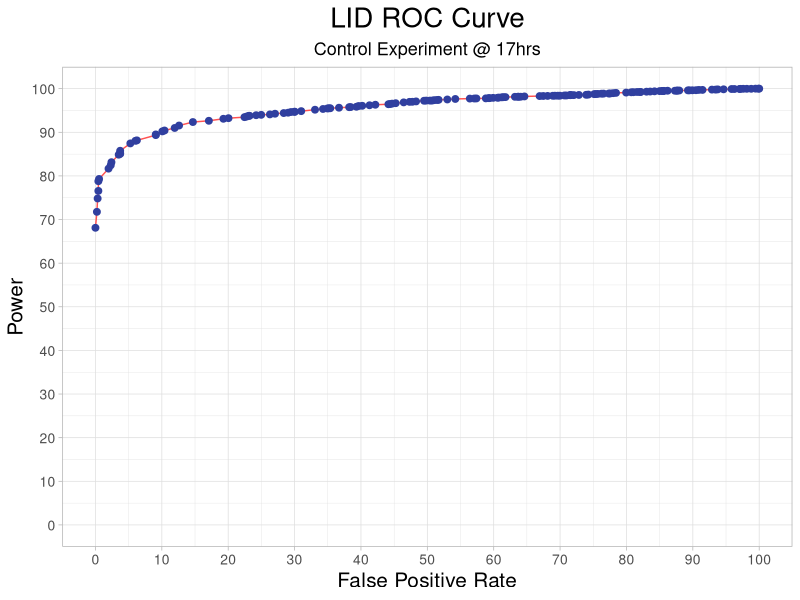
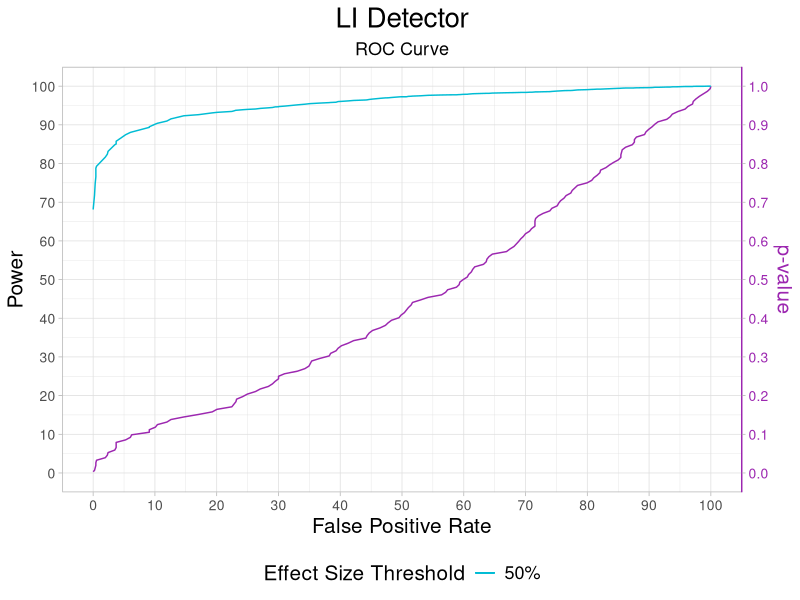
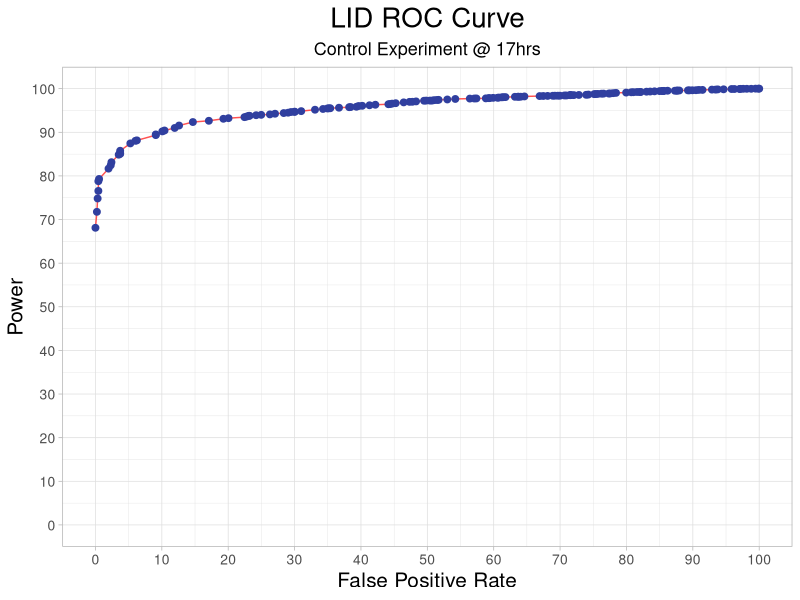
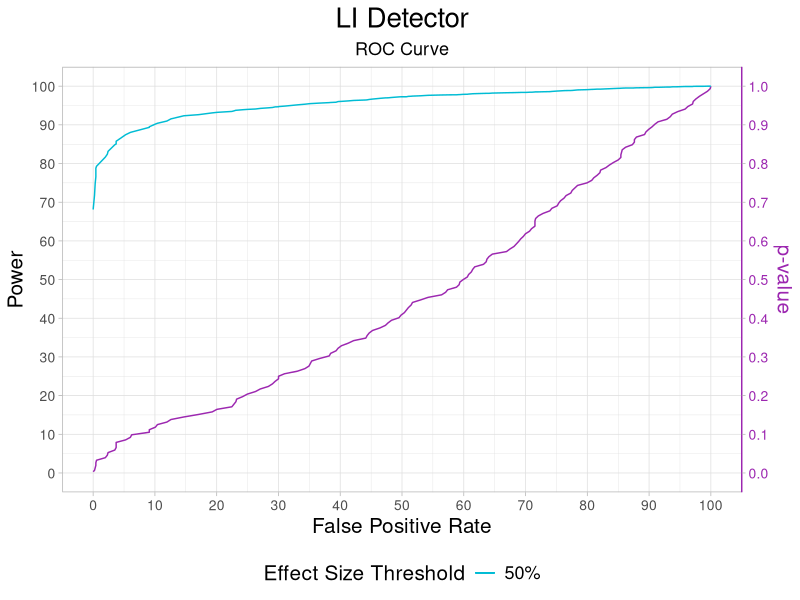

Reproduce these figures in R, in order.
##### ROC 4 Control Experiment
##### Author  : Saurin Parikh (dr.saurin.parikh@gmail.com)
##### Date    : 05/07/2019

##### INITIALIZE
#install.packages("RMariaDB")
#install.packages("ggplot2")
# library(RMariaDB)
library(ggplot2)
# source("R/functions/initialize.sql.R")
# conn <- initialize.sql("saurin_test")

data <- read.csv(file="rawdata/4C3_GA1_TEMP_P_ES_17.csv", header=TRUE, sep=",")

out_path = 'figs/';
expt_name = '4C3_GA1'
hr = 17
alldat <- data.frame()

#####
# query <- 'select a.orf_name, a.hours, b.p 
# from 4C3_GA1_TEMP_6144_FITNESS_STATS a, 4C3_GA1_TEMP_6144_PVALUE b 
# where a.orf_name = b.orf_name and a.hours = b.hours 
# order by p asc'
# query <- 'select a.orf_name, a.hours, a.cs_mean - 1.0009 es, b.p
# from 4C3_GA1_TEMP_6144_FITNESS_STATS a, 4C3_GA1_TEMP_6144_PVALUE b
# where a.orf_name = b.orf_name and a.hours = b.hours
# and abs(a.cs_mean - 1.0009) <= .5
# order by  p asc'
# data <- dbGetQuery(conn, query)
data <- data[data$orf_name != 'BFC100',]
data$es <- abs(data$es)

data.temp <- data[data$es <= 0.5,]

fpdat <- data.temp[data.temp$hours == 17,]
tpdat <- data.temp[data.temp$hours != 17,]
fp <- NULL
tp <- NULL

for (i in 1:length(unique(data$p))) {
  p <- unique(data$p)[i]
  fp[i] <- dim(fpdat[fpdat$p <= p,])[1]/dim(fpdat)[1] * 100
  tp[i] <- dim(tpdat[tpdat$p <= p,])[1]/dim(tpdat)[1] * 100
}

plotdat <- data.frame(unique(data$p),fp,tp)
colnames(plotdat) <- c('p','FalsePositive','TruePositive')
plotdat$ES <- 50

alldat <- rbind(alldat,plotdat)


ggplot(data = plotdat, aes(x = FalsePositive  , y = TruePositive)) +
  geom_line(col = '#FF5252') +
  geom_point(col = '#303F9F', size = 2) +
  labs(title = "LID ROC Curve",
       subtitle = "Control Experiment @ 17hrs",
       x = "False Positive Rate",
       y = "Power") +
  scale_x_continuous(breaks = seq(0,100,10),
                     minor_breaks = seq(0,100,5),
                     limits = c(0,100)) +
  scale_y_continuous(breaks = seq(0,100,10),
                     minor_breaks = seq(0,100,5),
                     limits = c(0,100)) +
  theme_light() +
  theme(axis.text.x = element_text(size=10),
        axis.title.x = element_text(size=15),
        axis.text.y = element_text(size=10),
        axis.title.y = element_text(size=15),
        plot.title = element_text(size=20,hjust = 0.5),
        plot.subtitle = element_text(size=13,hjust = 0.5))
ggsave(sprintf("%s%s_ROC_%d.png",
               out_path,expt_name,hr),
       width = 10,height = 10)

fit <- lm(alldat$p ~ alldat$FalsePositive + I(alldat$FalsePositive^2) +  I(alldat$FalsePositive^3))


ggplot() +
  geom_line(data = alldat[alldat$ES==50,], aes(x = FalsePositive, y = p*100, col = 'p')) +
  geom_line(data = alldat[alldat$ES==5,], aes(x = FalsePositive, y = TruePositive, col = '5%')) +
  geom_line(data = alldat[alldat$ES==10,], aes(x = FalsePositive, y = TruePositive, col = '10%')) +
  geom_line(data = alldat[alldat$ES==15,], aes(x = FalsePositive, y = TruePositive, col = '15%')) +
  geom_line(data = alldat[alldat$ES==20,], aes(x = FalsePositive, y = TruePositive, col = '20%')) +
  geom_line(data = alldat[alldat$ES==50,], aes(x = FalsePositive, y = TruePositive, col = '50%')) +
  labs(title = "LI Detector",
       subtitle = "ROC Curve",
       x = "False Positive Rate",
       y = "Power") +
  scale_x_continuous(breaks = seq(0,100,10),
                     minor_breaks = seq(0,100,5),
                     limits = c(0,100)) +
  scale_y_continuous(breaks = seq(0,100,10),
                     minor_breaks = seq(0,100,5),
                     limits = c(0,100),
                     sec.axis = sec_axis(~./100,
                                         breaks = seq(0,1,0.1),
                                         name='p-value')) +
  scale_colour_manual(name="Effect Size Threshold",
                      breaks=c("5%","10%","15%","20%","50%"),
                      values=c("5%"="#D32F2F","10%"="#536DFE","15%"="#388E3C","20%"="#795548","50%"="#00BCD4","p"="#9C27B0")) +
  theme_light() +
  theme(axis.text.x = element_text(size=10),
        axis.title.x = element_text(size=15),
        axis.text.y = element_text(size=10),
        axis.title.y = element_text(size=15),
        axis.line.y.right = element_line(color = "#9C27B0"),
        axis.text.y.right = element_text(size=10, color = "#9C27B0"),
        axis.title.y.right = element_text(size=15, color = "#9C27B0"),
        legend.text = element_text(size=13),
        legend.title = element_text(size=15),
        legend.position = "bottom",
        plot.title = element_text(size=20,hjust = 0.5),
        plot.subtitle = element_text(size=13,hjust = 0.5))
ggsave(sprintf("%s%s_ROC_%d.png",
               out_path,expt_name,hr),
       width = 10,height = 11)










